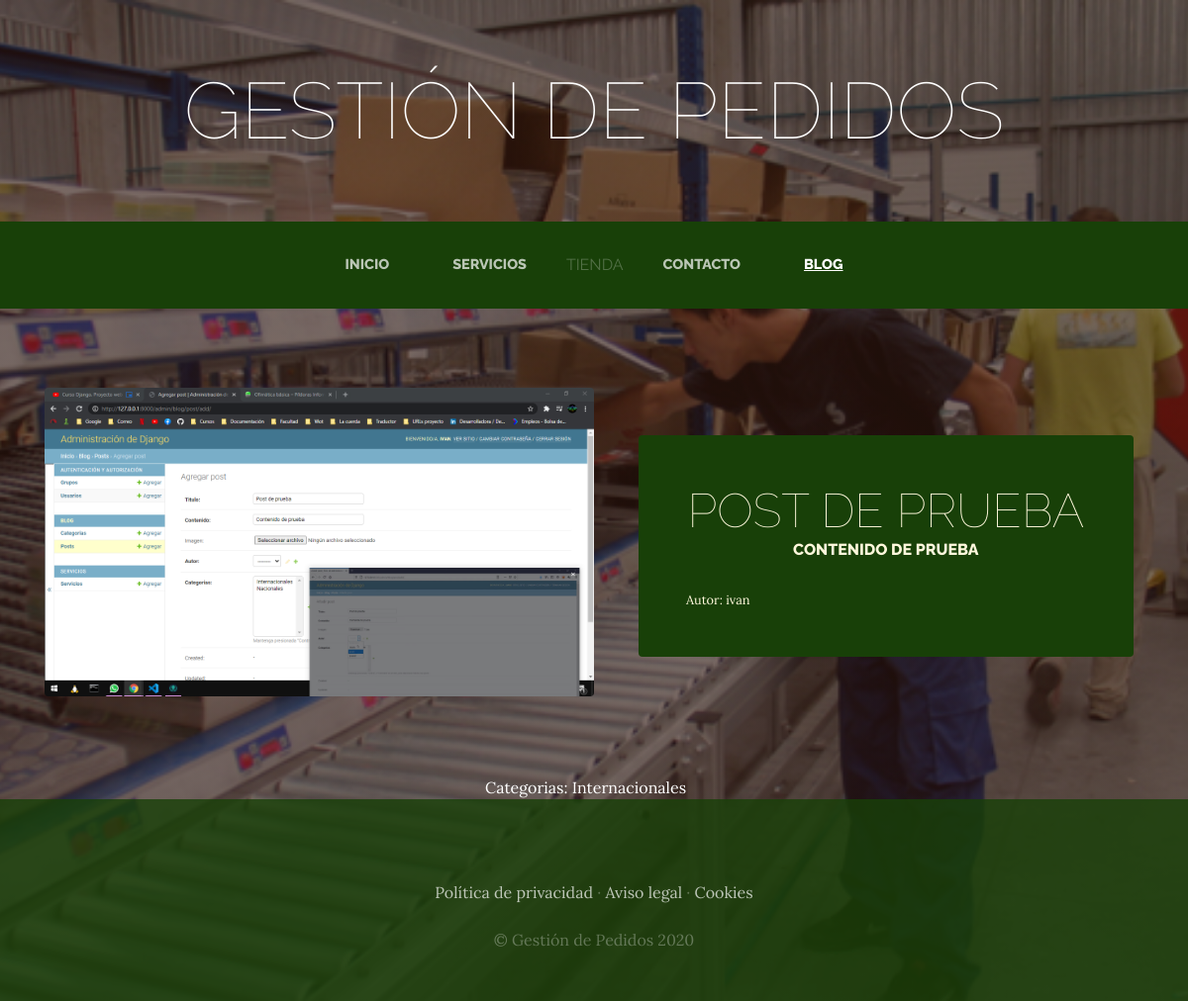
Before: /blog/categoria/1/ with the older database file.
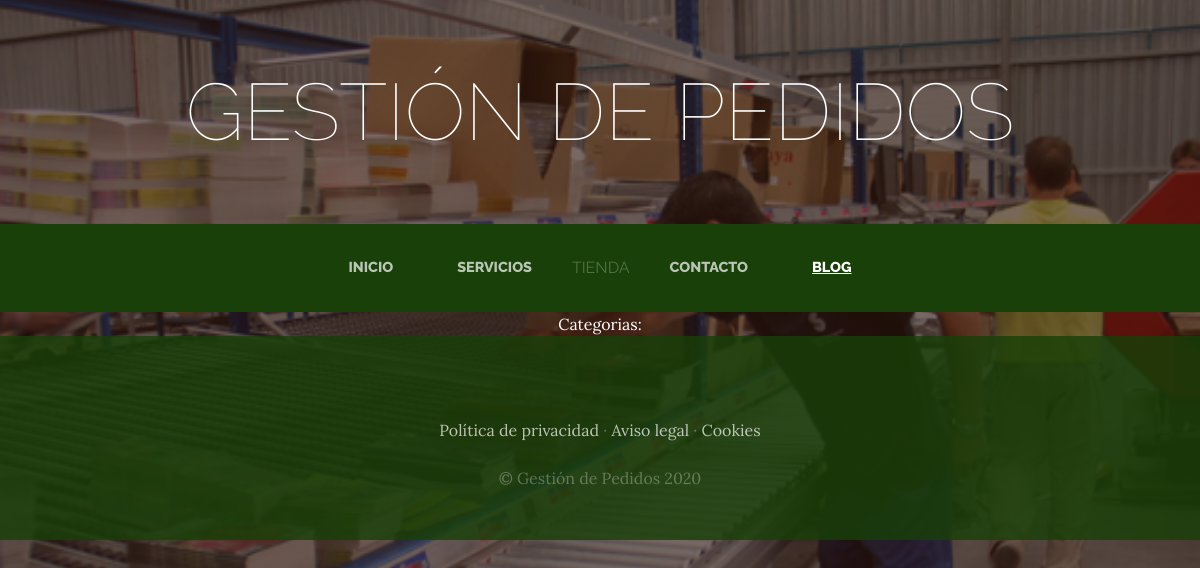
After: the same page with the newer database file.
### blog/models.py (models this page shows, shortened)
class Post(models.Model):
    titulo = models.CharField(max_length = 50)
    contenido = models.CharField(max_length = 50)
    imagen = models.ImageField(upload_to='blog', null=True, blank=True)
    autor=models.ForeignKey(User, on_delete=models.CASCADE)
    categorias=models.ManyToManyField(Categoria)
    created = models.DateTimeField(auto_now_add=True)
    updated = models.DateTimeField(auto_now_add=True)
    class Meta:
        verbose_name = 'post'
        verbose_name_plural = 'posts'

class Categoria(models.Model):
    nombre = models.CharField(max_length = 50)
    created = models.DateTimeField(auto_now_add=True)
    updated = models.DateTimeField(auto_now_add=True)
    class Meta:
        verbose_name = 'categoria'
        verbose_name_plural = 'categorias'

### blog/views.py (the view)
# urls.py: path('categoria/<int:categoria_id>/', views.categoria, name="categoria")
def categoria(request, categoria_id):
    categoria = Categoria.objects.get(id=categoria_id)
    posts=Post.objects.filter(categorias=categoria)
    return render(request,"blog/categoria.html",{'categoria':categoria, "posts":posts})

### blog/templates/blog/categoria.html
{% extends 'ProyectoWebApp/base.html' %}
{% load static %}
{% block content %}
    {% for post in posts  %}
        <section class="page-section clearfix">
            <div class="container">
            <div class="intro">
                <img class="intro-img img-fluid mb-3 mb-lg-0 rounded" src="{{post.imagen.url}}" alt="" style="width: 50%;">
                <div class="intro-text left-0 text-center bg-faded p-5 rounded">
                    <h2 class="section-heading mb-4" >
                        <span class="section-heading-lower">{{post.titulo}}</span>
                        <span class="section-heading-upper">{{post.contenido}}</span>
                    </h2>
                    <div style="text-align: left; font-size: 0.8em"> Autor: {{post.autor}}</div>
                </div>
            </div>
            </div>
        </section>
    {% endfor %}
    <section>
        <div style="width: 75%; margin: auto; text-align: center;color: white;">
            Categorias:
            {% for post in posts %}
                {% for categoria in post.categorias.all %}
                    {{categoria.nombre}} &nbsp;&nbsp;&nbsp;
                {% endfor %}
            {% endfor %}
        </div>
{% endblock  %}

Changed rows visible on the page:
no longer on this page (row edited): Post: imagen (picture), titulo "POST DE PRUEBA", contenido "CONTENIDO DE PRUEBA", autor "ivan"
no longer on this page (row unchanged): Categoria: nombre "Internacionales"
